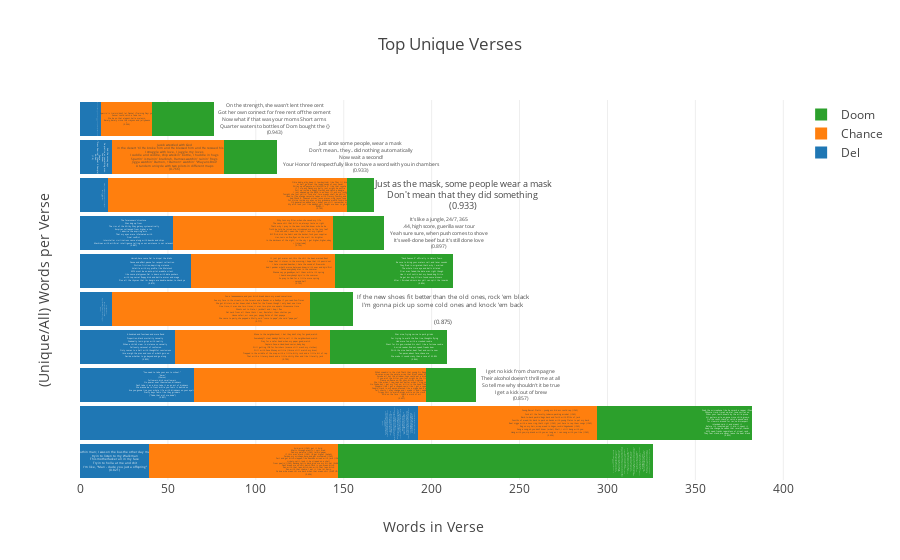

Here is the notebook cell this chart was saved with:
### Code cell
unique_verses_bar(sub_works.values())

### Figure 1 — Plotly figure (JSON) as saved in the notebook; plotly's stock layout.template omitted (floating-point values rounded to 4 significant figures)
{"data": [{"hoverinfo": "text", "name": "Del", "orientation": "h", "text": ["\tNuthin man; I was on the bus the other day man<br>\ttryin to listen to my Walkman<br>\tThis motherfucker all in my face<br>\tTryin to holla at me and shit<br>\tI'm like, \"Man - dude you just a offspring\"<br>(0.821)", "<br>Supreme MC's reach out when I'm on top<br>Catch altitude sickness not to use fitness<br>In front of witnesses get with this fetch the funk<br>While I test the skunk, see I will caress the blunt<br>Come step through the flames of Hades or remain a lady<br>Rhymes infectious as rabies -- Deltron, hell on earth<br>Prevailing curtailing, you're shattered with data<br>Directed, my method, hectic, try and dissect it<br>Next shit, hydrauling we're calling you out<br>I rap with accuracy - I'm sick of fools actin<br>like they blacker than me - y' know, usually bourgeoi'<br>We a new breed of MC remedy<br>For inner street jerks who wanna flirt with our sound<br>but ain't really down, silly clowns Barnum and Bailey rejects<br>Press eject on defects (yeah)<br>These threats delivered signed and sealed by the Delmeister<br>German for master, burnin the blasphemous<br>Whatever you ask of us gets fullfilled<br>Non-linear, you couldn't find a flow friendlier<br>Or even similar with beats that knock<br>Those who cock block transport 'em to the chop shop<br>Operation X cause we often facin death<br>And fake ass players are lost and wastin breath<br>(CHORUS)<br>(0.823)", "<br>\"You need to take your ass to school.\"<br>\"Aww\"<br>(Chorus)<br>Followers, dick swallowers<br>No power over themselves, blindness<br>Don't take it as a diss, take it as an act of kindness<br>We wanna be in front while you fools is behind us<br>Are you gonna live your whole life with blindness on your eyelids<br>Pretty boys fakin like they grinders<br>(\"Dude, that ain't me, dude\")<br>(0.831)", "<br>A hundred and fourteen and more fiend<br>Proportion, black mortality casualty<br>Gradually losin grips with reality<br>When a child's view in violence so casually<br>Callously, carousel of confusion<br>Only comes to a halt with thoughtful conclusions<br>I'ma weigh the pros and cons of what's goin on<br>Decide whether to go beyond and go along<br>(0.833)", " <br>\"You trippin' man.\"<br>\"Man I be grindin' and chillin'<br> Nigga, I was rolling dice the other day nigga.\" <br>(0.833)", "<br>Hurrah, here come Del to dispel the blahs<br>Cause and effect, pause for respect collection<br>Diction friction, depicting violence<br>Volatile with my profile, like Molotov's<br>MC's must be on auto-pilot, waddle silent<br>like some platypuses, Del is down with data pushers<br>with top secret floppy disk and battle armor and mega<br>Plus all the rhymes that I'm bangin are double-decker, to check ya<br>(0.873)", "<br>The forerunners' structure<br>Was dug up from<br>The rim of the Milky Way galaxy systematically<br>Empires collapsed from higher a tax<br>I admire the aspiring acts<br>That my eyes were infatuated with<br>Final conflict<br>Interstellar civilizations came along with bombs and ships<br>Machines with artificial intelligence telling us our existence is not relevant<br>(0.887)", "<br>\"All in my ear with that yappin, man. You trippin.\" <br>\"I'll keep at it to! Wassup\" <br>(1.0)", "<br>And the survey says<br>Go pratice or something man<br>You know<br>Peace<br>\"Press Rewind\" (Sadat X Sample)<br>Ah-hah<br>(1.0)", " Yeah man next they gonna have you up in the spellbound lost'n'found<br>(1.0)"], "textposition": "bottom", "type": "bar", "width": 0.9, "x": [39, 192, 65, 54, 18, 63, 53, 16, 18, 12]}, {"hoverinfo": "text", "name": "Chance", "orientation": "h", "text": ["<br>Acid, acid (IGH!) get it Acid<br>Melts through plastic, I spit fired<br>Pad my palette (IGH!) talkin' paper<br>If this was work (IGH!) I'd get higher (hahah)<br>Pardon my mishaps, burp and get murdered (IGH!)<br>Fart and get bitch-slapped, like Bourbon mixed with Jack (IGH!)<br>Lickety-split, look it, he slipped on a shell<br>from peelin' (IGH!) banana splits back, give me my Kit-Kat (AHHHHH~!)<br>Don't break me off shit, batch, fack is you mean bitch<br>Zan with that lean bitch, zan with that lean bitch<br>Zen with that chakra, I eat it like Idi Amin<br>Ya kna wha mean Hit me back when that mean shit (SHUT UP~!)<br>(0.694)", "<br>Young, Rascal Flatts - young ass kid ass could rap (IGH!)<br>Fuck all the faculty, tobacco-packing acrobat (IGH!)<br>Back-to-back packin' bags back and forth with fifths of Jack<br>Fourths of weed, I'm back to pack on hands with young Cletus to pat my back<br>Real nigga with a nose ring, that's right (IGH!) just here to rap them songs (IGH!)<br>Rag on my hair, wrap weed in Vegas, rockin' Vagabonds (IGH!)<br>Sang a song, oh you don't know (what) Well, I still bang with you<br>Hang with you, sip drank with you as long as I can sang with you like (IGH!)<br>(0.696)", "<br>Who's sneakin' in the club That's that young Sir Rapper<br>Un-saran wrap the purple, wrap that blunt under after<br>Smoke all out the window, cops could eat a dick<br>If you ain't the hitter, you just might be the lick<br>Flame on, flame on, I'm your, bitch's ringtone<br>She like when I rap, raps but better when I sing, songs<br>No Drake, but I get my Trey on; killin' in the hood like Trayvon<br>Shoppin' like I got a coupon, savin' like I got a cape on<br>Cookin' crack in my apron, dressed like a nigga had 8 proms<br>Tell shorty I may change and I made it and I napalm<br>Trippy shit to watch, drugs while on the clock<br>Acid on the face - that's a work of art<br> - 2X<br>(0.697)", "<br>Move to the neighborhood; I bet they don't stay for good, watch<br>Somebody'll steal daddy's Rollie, call it the neighborhood watch<br>Pray for a safer hood when my paper good, watch<br>Captain Save-a-Hood, hood savior, baby boy<br>Still getting ID'd for Swishers (mama still wash my clothes)<br>Still with Save Money militia (I'mma still watch my bros)<br>Trapped in the middle of the map with a little-bitty rock and a little bit of rap<br>That with a literary knack and a little shitty Mac and like literally jack<br>(0.705)", "<br>You a laaaaaaaame, and your bitch break down my weed sometimes<br>See my face in the streets, in the tweets and a Reader or a RedEye if you read Sun-Times<br>She got blisters on her knees, she's a fiend for the D even though I only beat one time<br>One time, it was one two times, it was two plus me equals threesome time<br>Shouts out to Nate, I jackball and I bop, I flex<br>Got neck from all these thots I sex; Rastafari them shottas yes<br>House safari, mi casa, yes; poppy fields of that popeye<br>She came to party, she popped a Molly, said \"come to papa\", she said \"papa, yes\"<br>(0.717)", "<br>It just got warm out, this the shit I've been warned 'bout<br>I hope that it storm in the morning, I hope that it's pourin' out<br>I hate crowded beaches, I hate the sound of fireworks<br>And I ponder what's worse between knowin' it's over and dyin' first<br>Cause everybody dies in the summer<br>Wanna say ya goodbyes, tell them while it's spring<br>I heard everybody's dyin' in the summer<br>So pray to God for a little more spring<br> - second half<br>(0.732)", "<br>Why toss my filter, when she saved my life<br>The same shit that kills us, always taste so right<br>That's why I pray to the dear Lord, God know who he be<br>Truth be told he juiced me, introduced me to the lucy leaf<br>Ohh ohh ohh, I seen the light, I lost my lighter<br>BIC flick, kick the habit and the bucket, fuck your supplier<br>Lies, Levis on fire, flyer on the wall I'm brighter<br>In the darkness of the night; in the sky I get higher, higher, okay<br> + [Interlude]<br>(0.736)", "<br>Okie dokie, alky, keep it lowkey/Loki like Thor lil bro<br>or he'll go blow the loudy, saudy of sour Saudi<br>Wiley up off peyote, wildin'/Wile E. like that coyote<br>If I sip any Henny, my belly just might be outtie<br>Pull up inside a huggy, Starsky and Hutch a dougie<br>I just opened up the pack, in an hour I'll ash my lucky<br>Tonight she just yellin' \"fuck me\", two weeks she'll be yellin' \"fuck me\"<br>Used to like orange cassette tapes with Timmy, Tommy, and Chuckie<br>And Chuck E. Cheese's pizzas, Jesus pieces, sing Jesus love me<br>Put Visine inside my eyes so my grandma would fuckin' hug me<br>Oh generation above me, I know you still remember me<br>My afro look just like daddy's, y'all taught me how to go huntin'<br>BLAM~!!<br>(0.765)", "<br>Jacob wrestled with God<br>in the desert 'til He broke him and He blessed him and He rescued his heart<br>I struggle with love, I juggle my loves<br>I cuddle and coddle, ship wreckin' bottle, I huddle in hugs<br>Sparrin' is trainin' bra/bruh, Ramses watchin' rainin' frogs<br>Jigga watchin' Damon, +Damon+ watchin' \"Wayans Bros\"<br>A tandem unicycle with two pilots in different maps<br>(0.766)", "<br>Sparrin' is trainin', don't let Denzel +Training Day+ you<br>Sensei could catch a fade too<br>We be on that elegant, hella melanin<br>Barely, barely since the crayons and jellybeans<br> + <br>(0.966)"], "textposition": "bottom", "type": "bar", "width": 0.9, "x": [108, 102, 132, 88, 113, 82, 91, 136, 64, 29]}, {"hoverinfo": "text", "name": "Doom", "orientation": "h", "text": ["<br>Who told you that Rolled through, BRRRAT<br>Old to the new knows who hold the hat<br>Custom tailored fitted, head stayed same size<br>Big since first born, well spree to game wise<br>Same guys, same disguise, sick aim eye stare<br>A thick dame thighs, click claim prize<br>And the lucky contestant was sent<br>a whole year's supply of buckets of yucky excrement<br>Digital format, provide the ROM<br>Riot calm, flow was like a roadside bomb<br>Flipped the Humvee, impact was limb-numbing<br>Cameraman wig back, gunner screaming INCOMING<br>RPG, rhyme propelled grenade<br>Time to yell, scramble for cover in the shade<br>Bright as the midday sun, then it fade<br>Darkness come quick, some run and get sprayed<br>Rot dead, hot lead, it's rainin<br>Left 'em with they brains kicked in with they trainin<br>Dragged the remains into the open by the bootstraps<br>Dogtag attached to explosive human booby traps<br>Where's air support, ears ringin, mortars whistlin<br>Bloodshot vision after thought abort mission<br>Too little too late, as the last man gushed<br>Took no prisoners mushed, rap ambush<br>{MURDALIZING SUCKER EMCEES~!}<br>(0.849)", "<br>Grab the microphone like he smack a rapper iPhone<br>PRhyme time, time's up, dial tone, smile's on<br>Show your teeth, known by the wild prone<br>All getters, pile on, gone since child grown<br>On the count, check, or catch a pound neck<br>for clownin around for rec', no disrespect<br>intended, said it, and meant it<br>Before it's invented, get it, did it, spent it<br>Keep the change, he needs that receipt, thanks<br>MC's need franks regardless of street rank<br>They feet stank, we never leave the beat blank<br>(0.852)", "<br>I get no kick from champagne<br>Their alcohol doesn't thrill me at all<br>So tell me why shouldn't it be true<br>I get a kick out of brew<br>(0.857)", "<br>War nine, frying swine to pork grinds<br>For trying to walk the fine line, thoughts flying<br>Had more fun with a crooked rookie<br>Went for his gun, cracked his skull like a fortune cookie<br>A mind reader, find out, speak, freaks bow<br>With the nine heater, beat feet and smile now<br>Ten paces, about face, chase me<br>We make it sound crazy than a case of M-80's<br>(0.866)", "<br>If the new shoes fit better than the old ones, rock 'em black<br>I'm gonna pick up some cold ones and knock 'em back<br> <br>(0.875)", "<br>\"Duck Season 3\" officially in Haters Town<br>Be sure to bring your maters call, and lazer sounds<br>They flied in, migrated, that's why I waited<br>The whole time eye and balls dilated<br>Flier was faded, the date was right though<br>Hoe it ain't nuttin but my hound dog Nitro<br>Go get 'em boy, Villain found some dinners<br>After I finished skinnin 'em y'all can split the innards<br>(0.896)", "<br>It's like a jungle, 24/7, 365<br>.44, high score, guerilla war tour<br>Yeah sure sure, when push comes to shove<br>It's well-done beef but it's still done love<br>(0.897)", "<br>Just as the mask, some people wear a mask<br>Don't mean that they did something <br>(0.933)", "<br>Just since some people, wear a mask<br>Don't mean.. they.. did nothing automatically<br>Now wait a second!<br>Your Honor I'd respectfully like to have a word with you in chambers<br>(0.933)", "<br>On the strength, she wasn't lent three cent<br>Got her own connect for free rent off the cement<br>Now what if that was your moms Short arms <br>Quarter waters to bottles of Dom bought the {}<br>(0.943)"], "textposition": "bottom", "type": "bar", "width": 0.9, "x": [179, 88, 28, 67, 24, 67, 29, 15, 30, 35]}], "layout": {"barmode": "stack", "hovermode": "closest", "title": "Top Unique Verses", "xaxis": {"autorange": true, "showline": false, "title": "Words in Verse", "zeroline": false}, "yaxis": {"autorange": true, "showline": false, "showticklabels": false, "title": "(Unique/All) Words per Verse", "zeroline": false}}}
